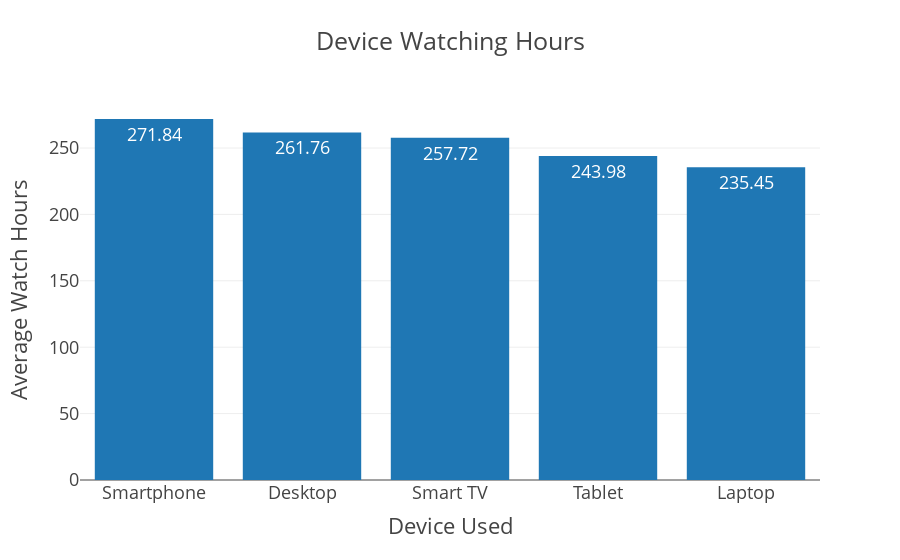

Notebook code for this chart:
### Code cell
import os
import plotly.express as px

fig = px.bar(
    device_watch,
    x='First_Device_Used',
    y='Average_Watch_Hours',
    title='Device Watching Hours',
    text='Average_Watch_Hours',
    color_discrete_sequence=['#1f77b4'],  # Single blue color for all bars
    height=500
)

fig.update_layout(
    xaxis_title='Device Used',
    yaxis_title='Average Watch Hours',
    template='presentation',
    showlegend=False
)

fig.update_traces(
    texttemplate='%{text:.2f}',
    textposition='inside'
)

fig.show()
fig.write_image(os.path.join(result_dir, 'Device_watching_Hours_Bar_chart.jpg'))
fig.write_image(os.path.join(result_dir, 'Device_watching_Hours_Bar_chart.png'))
fig.write_html(os.path.join(result_dir, 'Device_watching_Hours_Bar_chart.html'))

### Figure 1 — Plotly figure (JSON) as saved in the notebook; plotly's stock layout.template omitted (floating-point values rounded to 4 significant figures)
{"data": [{"hovertemplate": "First_Device_Used=%{x}<br>Average_Watch_Hours=%{text}<extra></extra>", "legendgroup": "", "marker": {"color": "#1f77b4", "pattern": {"shape": ""}}, "name": "", "orientation": "v", "showlegend": false, "text": [271.8, 261.8, 257.7, 244.0, 235.4], "textposition": "inside", "texttemplate": "%{text:.2f}", "type": "bar", "x": ["Smartphone", "Desktop", "Smart TV", "Tablet", "Laptop"], "xaxis": "x", "y": [271.8, 261.8, 257.7, 244.0, 235.4], "yaxis": "y"}], "layout": {"autosize": true, "barmode": "relative", "legend": {"tracegroupgap": 0}, "showlegend": false, "title": {"text": "Device Watching Hours"}, "xaxis": {"anchor": "y", "autorange": true, "domain": [0, 1], "range": [-0.5, 4.5], "title": {"text": "Device Used"}, "type": "category"}, "yaxis": {"anchor": "x", "autorange": true, "domain": [0, 1], "range": [0, 286.1], "title": {"text": "Average Watch Hours"}, "type": "linear"}}}
